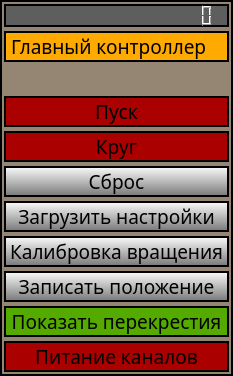
<?xml version="1.0" encoding="UTF-8"?>
<ui version="4.0">
 <class>MainBlockWindow</class>
 <widget class="QWidget" name="MainBlockWindow">
  <property name="geometry">
   <rect>
    <x>0</x>
    <y>0</y>
    <width>233</width>
    <height>373</height>
   </rect>
  </property>
  <property name="font">
   <font>
    <family>Sans Serif</family>
    <pointsize>14</pointsize>
    <weight>50</weight>
    <italic>false</italic>
    <bold>false</bold>
   </font>
  </property>
  <property name="windowTitle">
   <string>MainBlockWindow</string>
  </property>
  <property name="styleSheet">
   <string notr="true">QWidget
{
border: 2px solid line black;
	background-color: rgb(148, 134, 115);
	font: 14pt &quot;Sans Serif&quot;;
}
QLineEdit
{
border: 2px solid line black;
	
	background-color: rgb(227, 227, 227);
}

QLabel
{
border: 0px solid line black;
	
	background-color: rgb(148, 134, 115);

}</string>
  </property>
  <layout class="QGridLayout" name="gridLayout">
   <property name="leftMargin">
    <number>4</number>
   </property>
   <property name="topMargin">
    <number>4</number>
   </property>
   <property name="rightMargin">
    <number>4</number>
   </property>
   <property name="bottomMargin">
    <number>4</number>
   </property>
   <property name="spacing">
    <number>4</number>
   </property>
   <item row="9" column="0" colspan="2">
    <widget class="QPushButton" name="butRotateCalibration">
     <property name="styleSheet">
      <string notr="true">QPushButton
{
background-color: qlineargradient(spread:pad, x1:1, y1:1, x2:1, y2:0, stop:0 rgba(116, 116, 116, 255), stop:1 rgba(255, 255, 255, 255))
}

QPushButton:pressed
{
	background-color: qlineargradient(spread:pad, x1:0.452726, y1:1, x2:0.408677, y2:0.102, stop:0 rgba(93, 93, 93, 251), stop:1 rgba(63, 63, 63, 255));

}</string>
     </property>
     <property name="text">
      <string>Калибровка вращения</string>
     </property>
    </widget>
   </item>
   <item row="12" column="0" colspan="2">
    <widget class="QPushButton" name="ButSetPowerSupplyCommutator">
     <property name="styleSheet">
      <string notr="true">QPushButton
{
background-color: rgb(170, 0, 0);
}

QPushButton:checked
{

 
	background-color: rgb(85, 170, 0);

}

QPushButton:pressed
{

 
	
	background-color: qlineargradient(spread:pad, x1:0.025, y1:0.00568182, x2:1, y2:1, stop:0 rgba(0, 170, 18, 255), stop:1 rgba(255, 255, 255, 255));

}</string>
     </property>
     <property name="text">
      <string>Питание каналов</string>
     </property>
     <property name="checkable">
      <bool>true</bool>
     </property>
    </widget>
   </item>
   <item row="0" column="0" colspan="2">
    <widget class="DigitalClock" name="currentDateTimeLCD">
     <property name="sizePolicy">
      <sizepolicy hsizetype="Minimum" vsizetype="Fixed">
       <horstretch>0</horstretch>
       <verstretch>0</verstretch>
      </sizepolicy>
     </property>
     <property name="styleSheet">
      <string notr="true">QWidget
{
border: 2px solid line black;

	background-color: rgb(94, 94, 94);
}</string>
     </property>
     <property name="digitCount">
      <number>19</number>
     </property>
    </widget>
   </item>
   <item row="6" column="0" colspan="2">
    <widget class="QPushButton" name="butStartMoveCircle">
     <property name="styleSheet">
      <string notr="true">QPushButton
{
background-color: rgb(170, 0, 0);
}

QPushButton:checked
{

 
	background-color: rgb(85, 170, 0);

}

QPushButton:pressed
{

 
	
	background-color: qlineargradient(spread:pad, x1:0.025, y1:0.00568182, x2:1, y2:1, stop:0 rgba(0, 170, 18, 255), stop:1 rgba(255, 255, 255, 255));

}</string>
     </property>
     <property name="text">
      <string>Круг</string>
     </property>
     <property name="checkable">
      <bool>true</bool>
     </property>
    </widget>
   </item>
   <item row="7" column="0" colspan="2">
    <widget class="QPushButton" name="butResetAll">
     <property name="styleSheet">
      <string notr="true">QPushButton
{
background-color: qlineargradient(spread:pad, x1:1, y1:1, x2:1, y2:0, stop:0 rgba(116, 116, 116, 255), stop:1 rgba(255, 255, 255, 255))
}

QPushButton:pressed
{
	background-color: qlineargradient(spread:pad, x1:0.452726, y1:1, x2:0.408677, y2:0.102, stop:0 rgba(93, 93, 93, 251), stop:1 rgba(63, 63, 63, 255));

}</string>
     </property>
     <property name="text">
      <string>Сброс</string>
     </property>
    </widget>
   </item>
   <item row="4" column="0" colspan="2">
    <widget class="QPushButton" name="ButTurnToWorkMode">
     <property name="font">
      <font>
       <family>Sans Serif</family>
       <pointsize>14</pointsize>
       <weight>50</weight>
       <italic>false</italic>
       <bold>false</bold>
      </font>
     </property>
     <property name="styleSheet">
      <string notr="true">QPushButton
{
background-color: rgb(170, 0, 0);
}

QPushButton:checked
{

 
	background-color: rgb(85, 170, 0);

}

QPushButton:pressed
{

 
	
	background-color: qlineargradient(spread:pad, x1:0.025, y1:0.00568182, x2:1, y2:1, stop:0 rgba(0, 170, 18, 255), stop:1 rgba(255, 255, 255, 255));

}</string>
     </property>
     <property name="text">
      <string>Пуск</string>
     </property>
     <property name="checkable">
      <bool>true</bool>
     </property>
    </widget>
   </item>
   <item row="2" column="0" rowspan="2" colspan="2">
    <widget class="QLabel" name="label">
     <property name="maximumSize">
      <size>
       <width>300</width>
       <height>200</height>
      </size>
     </property>
     <property name="text">
      <string/>
     </property>
     <property name="pixmap">
      <pixmap>D:/Картинки/Главный блок3.png</pixmap>
     </property>
     <property name="scaledContents">
      <bool>true</bool>
     </property>
    </widget>
   </item>
   <item row="11" column="0" colspan="2">
    <widget class="QPushButton" name="ButSetAdjustMode">
     <property name="styleSheet">
      <string notr="true">QPushButton
{
background-color: rgb(170, 0, 0);
}

QPushButton:checked
{

 
	background-color: rgb(85, 170, 0);

}

QPushButton:pressed
{

 
	
	background-color: qlineargradient(spread:pad, x1:0.025, y1:0.00568182, x2:1, y2:1, stop:0 rgba(0, 170, 18, 255), stop:1 rgba(255, 255, 255, 255));

}</string>
     </property>
     <property name="text">
      <string>Показать перекрестия</string>
     </property>
     <property name="checkable">
      <bool>true</bool>
     </property>
     <property name="checked">
      <bool>true</bool>
     </property>
    </widget>
   </item>
   <item row="1" column="0" colspan="2">
    <widget class="QLabel" name="label_2">
     <property name="font">
      <font>
       <family>Sans Serif</family>
       <pointsize>14</pointsize>
       <weight>50</weight>
       <italic>false</italic>
       <bold>false</bold>
      </font>
     </property>
     <property name="styleSheet">
      <string notr="true">QLabel
{
border: 2px solid line black;
	
	background-color: rgb(255, 170, 0);
}</string>
     </property>
     <property name="text">
      <string>Главный контроллер</string>
     </property>
    </widget>
   </item>
   <item row="10" column="0" colspan="2">
    <widget class="QPushButton" name="butSaveEnginePos">
     <property name="styleSheet">
      <string notr="true">QPushButton
{
background-color: qlineargradient(spread:pad, x1:1, y1:1, x2:1, y2:0, stop:0 rgba(116, 116, 116, 255), stop:1 rgba(255, 255, 255, 255))
}

QPushButton:pressed
{
	background-color: qlineargradient(spread:pad, x1:0.452726, y1:1, x2:0.408677, y2:0.102, stop:0 rgba(93, 93, 93, 251), stop:1 rgba(63, 63, 63, 255));

}</string>
     </property>
     <property name="text">
      <string>Записать положение</string>
     </property>
    </widget>
   </item>
   <item row="8" column="0" colspan="2">
    <widget class="QPushButton" name="butLoadPreference">
     <property name="styleSheet">
      <string notr="true">QPushButton
{
background-color: qlineargradient(spread:pad, x1:1, y1:1, x2:1, y2:0, stop:0 rgba(116, 116, 116, 255), stop:1 rgba(255, 255, 255, 255))
}

QPushButton:pressed
{
	background-color: qlineargradient(spread:pad, x1:0.452726, y1:1, x2:0.408677, y2:0.102, stop:0 rgba(93, 93, 93, 251), stop:1 rgba(63, 63, 63, 255));

}</string>
     </property>
     <property name="text">
      <string>Загрузить настройки</string>
     </property>
    </widget>
   </item>
  </layout>
 </widget>
 <layoutdefault spacing="6" margin="11"/>
 <customwidgets>
  <customwidget>
   <class>DigitalClock</class>
   <extends>QLCDNumber</extends>
   <header location="global">DigitalClock.h</header>
  </customwidget>
 </customwidgets>
 <resources/>
 <connections/>
</ui>
